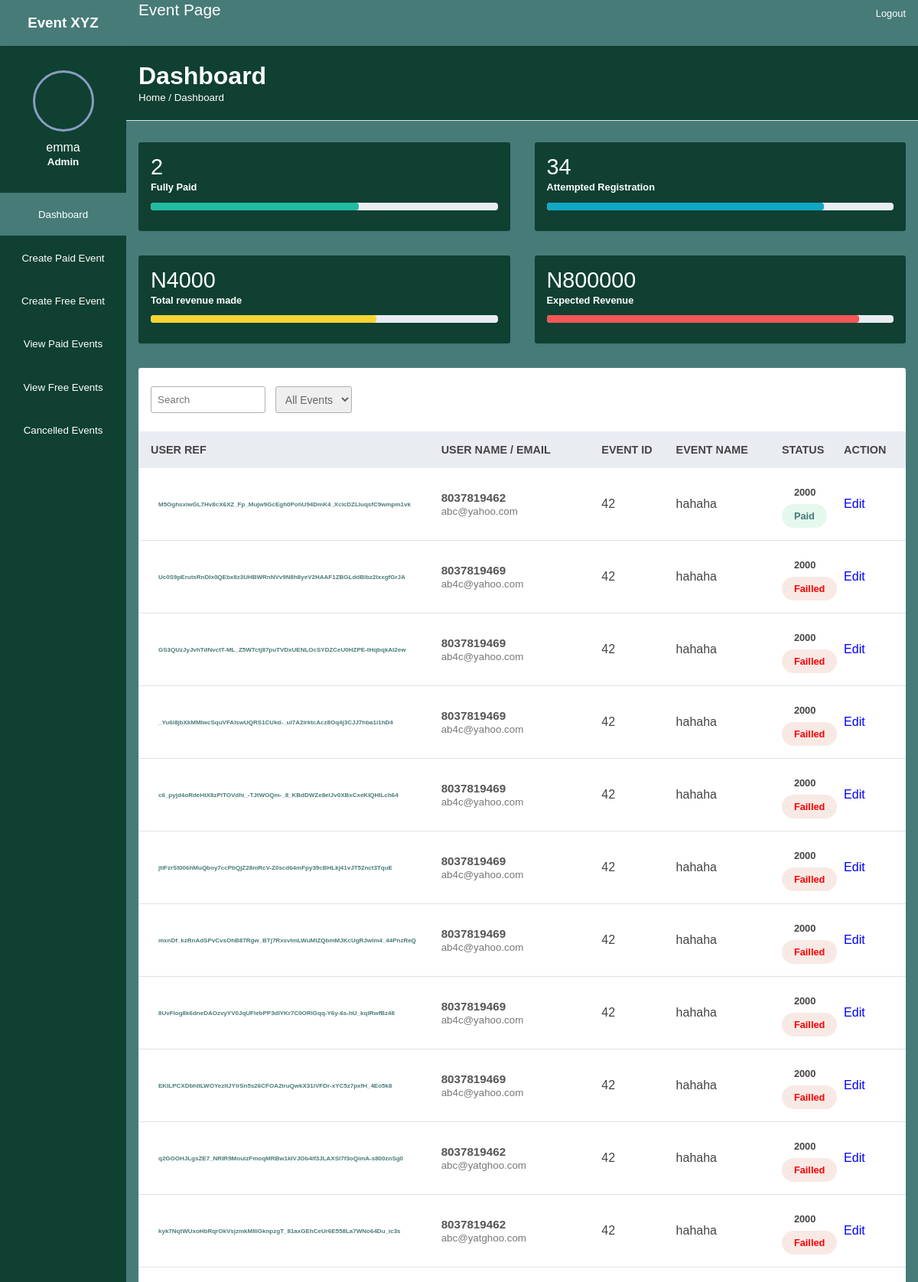
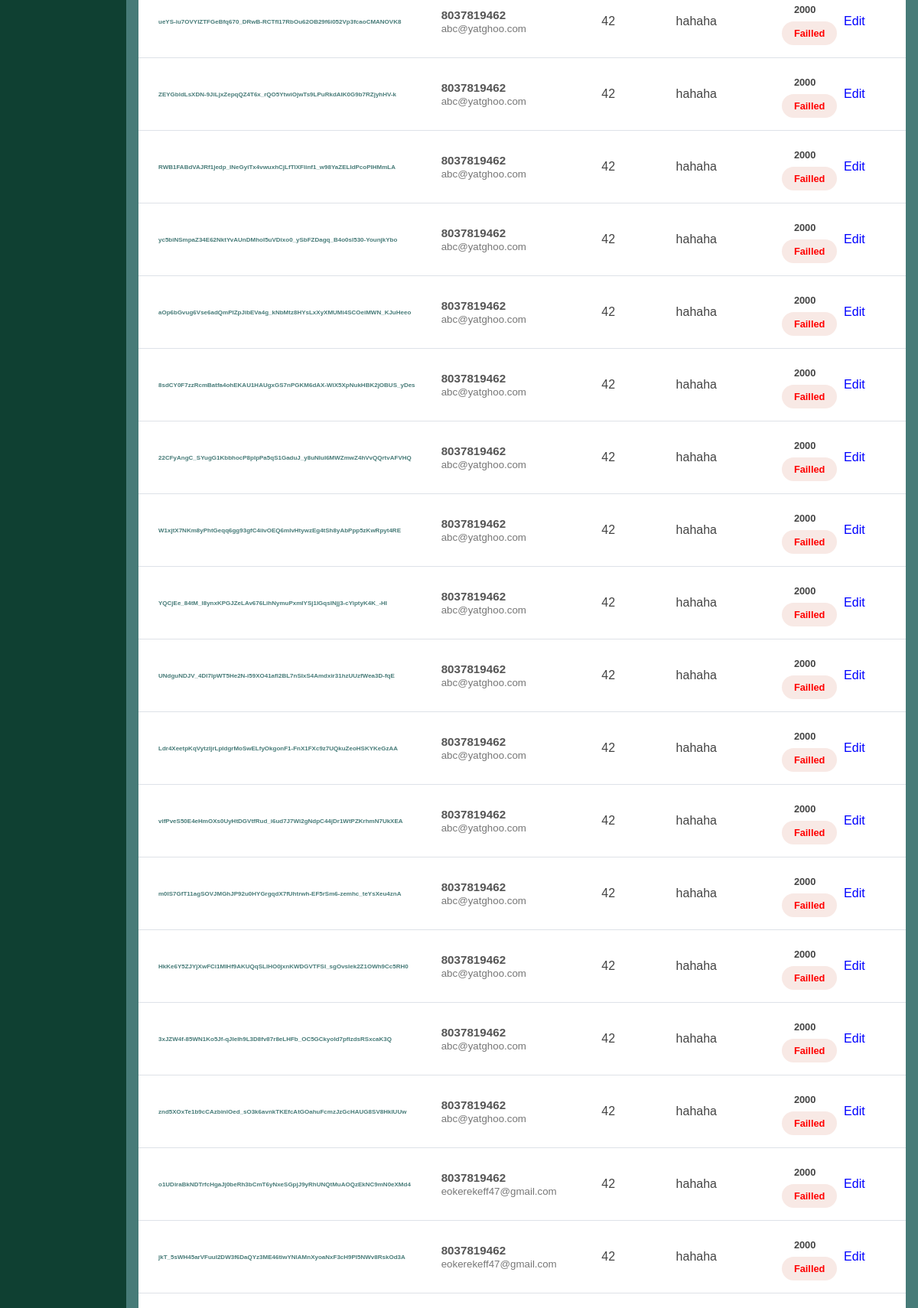
The app's page /admin-view/admin-candidate/42 (signed in, upper part) with its own data (2 pictures, top to bottom).
### AdminSection/models.py (models this page shows, shortened)
class Customer(models.Model):
    email = models.CharField(max_length=100)
    phone = models.IntegerField()
    event_id = models.CharField(max_length=100)
    ref = models.CharField(max_length=200,  null=True,)
    verified = models.BooleanField(default=False)
    date_created = models.DateTimeField(auto_now=True)
    amount = models.PositiveIntegerField(null=True, blank=True)
    event_name = models.CharField(max_length=100)
    event_date = models.DateTimeField(null=True, blank=True)
    class Meta:
        ordering = ()

### AdminSection/views.py (the view)
# urls.py: path("admin-candidate/<int:pk>", views.view_details, name="candidate"),
def view_details(request, pk):
    poll=Event.objects.get(pk=pk)
    eventId = poll.id
    a = poll.space_capacity
    b = poll.price
    c = int(a) * int(b)
    paid_candidates = Customer.objects.filter(event_id=eventId, verified=True)
    reg_candidates = Customer.objects.filter(event_id=eventId)
    booking = Customer.objects.filter(event_id=eventId)
    total_it = Customer.objects.filter(event_id=eventId, verified=True).aggregate(Sum("amount"))['amount__sum']
    context={
        'paid_candidate_count': paid_candidates.count(),
        'reg_candidate_count': reg_candidates.count(),
        'candidate': booking,
        'total_it': total_it,
        'c': c
    }
    return render(request, "admin.html", context)

### AdminSection/templates/admin.html (shortened to what this page needs)
{%extends 'base.html' %}
{%block details%}
{% if user.is_superuser %}
<div class="analytics">
    <div class="card">
        <div class="card-head">
            <h2>{{paid_candidate_count}}</h2>
        </div>
        <div class="card-progress">
            <small>Fully Paid</small>
            <div class="card-indicator">
                <div class="indicator one" style="width: 60%"></div>
            </div>
        </div>
    </div>
    <div class="card">
        <div class="card-head">
            <h2>{{reg_candidate_count}}</h2>
        </div>
        <div class="card-progress">
            <small>Attempted Registration</small>
            <div class="card-indicator">
                <div class="indicator two" style="width: 80%"></div>
            </div>
        </div>
    </div>
    {%if total_it%}
    <div class="card">
        <div class="card-head">
            <h2>N{{total_it}}</h2>
        </div>
        <div class="card-progress">
            <small>Total revenue made</small>
            <div class="card-indicator">
                <div class="indicator three" style="width: 65%"></div>
            </div>
        </div>
    </div>
    {%endif%}
    {%if c%}
    <div class="card">
        <div class="card-head">
            <h2>N{{c}}</h2>
        </div>
        <div class="card-progress">
            <small>Expected Revenue</small>
            <div class="card-indicator">
                <div class="indicator four" style="width: 90%"></div>
            </div>
        </div>
    </div>
    {%endif%}
</div>
{% endif %}
{%endblock%}
{% block content%}
{% if user.is_superuser %}
<div class="record-header">
    <div class="browse">
       <input type="search" placeholder="Search" class="record-search">
        <select name="" id="">
            <option value="">All Events</option>
        </select>
    </div>
</div>
<div>
    <table width="100%">
        <thead>
            <tr>
                <th>USER REF</th>
                <th> USER NAME / EMAIL</th>
                <th> EVENT ID</th>
                <th> EVENT NAME</th>
                <th> STATUS</th>
                <th> ACTION</th>
            </tr>
        </thead>
        <tbody>
            {% for candidates in candidate %}
            <tr>
                <td style="font-size: 8px; max-width: 270px;" >
                    <div style="padding: 10px;" >
                        {{candidates.ref}}
                    </div>
                </td>
                <td>
                    <div class="client">
                        <div class="client-info" style="max-width: 10px;">
                            <h4>    {{candidates.phone}} </h4>
                            <small> {{candidates.email}} </small>
                        </div>
                    </div>
                </td>
                <td>
                    {{candidates.event_id}}
                </td>
                <td>
                    {{candidates.event_name}}
                </td>
                <td>
                    {%if candidates.verified%}
                    <div class="client-info" style="max-width: 10px;">
                        <h3>{{candidates.amount}}</h3>
                        <span class="paid">Paid</span>
                    </div>
                    {%else%}
                    <div class="client-info" style="max-width: 10px;">
                        <h3>{{candidates.amount}}</h3>
                        <span class="not-paid">Failled</span>
                    </div>
                    {%endif%}
                </td>
                <td>
                    <div class="">
                        <span class="las la-edit" style="color: blue;">Edit</span>
                    </div>
                </td>
            </tr>
            {%endfor%}
        </tbody>
    </table>
</div>
{%else%}
    <div style="color:red;"> You are not an admin. </div>
{% endif %}
</div>
{%endblock%}

### AdminSection/templates/base.html (shortened to what this page needs)
<!DOCTYPE html>
{% load static %}
<html lang="en">
<head>
    <link rel="stylesheet" href="{% static 'css/style.css' %}">
    <link rel="stylesheet" href="{% static 'css/event-details.css' %}">
    <link rel="stylesheet" href="{% static 'css/add.css' %}">
    <link rel="stylesheet" href="{% static 'toastr/toastr.min.css' %} ">
    <link rel="stylesheet" href="https://maxst.icons8.com/vue-static/landings/line-awesome/line-awesome/1.3.0/css/line-awesome.min.css">
</head>
<body>
    <div class="sidebar">
        <div class="side-header">
            {%if user.is_superuser %}
                <h3 style="color:white">Event XYZ</h3>
            {%endif%}
        </div>
        <div class="side-content">
            <div class="profile">
                <div class="profile-img bg-img">
                </div>
                <h4>{{user}}</h4>
                {%if user.is_superuser%}
                <small>Admin</small>
                {%endif%}
            </div>
            <div class="side-menu">
                <ul>
                    <li>
                      <a href = {% url 'admin_events_page'%} class='active'>
                            <small>Dashboard</small>
                        </a>
                    </li>
                    <li>
                      <a href = {% url 'paid_event'%}>
                            <small> Create Paid Event</small>
                    </li>
                    <li>
                      <a href = {% url 'free_event'%}>
                             <small> Create Free Event</small>
                     </li>
                    <li>
                      <a href = {% url 'paid-event-page'%}>
                            <small>View Paid Events</small>
                    </li>
                    <li>
                      <a href = {% url 'free-event-page'%}>
                            <small>View Free Events</small>
                    </li>
                    <li>
                      <a href = {% url 'cancelled_event_page'%}>
                            <small>Cancelled Events</small>
                        </a>
                    </li>
                </ul>
            </div>
        </div>
    </div>
    <div class="main-content">
        <header>
            {% if user.is_superuser %}
            <div class="header-content">
                <label for="menu-toggle" style="color:white">
                    <span><a href="{%url 'user_events_page'%}">Event Page</a></span>
                </label>
                <div class="header-menu">
                    <div class="user">
                        <a href="{%url 'logout' %}">
                            <span>Logout</span>
                        </a>
                    </div>
                </div>
            </div>
            {%endif%}
        </header>
        <main>
            <div class="page-header">
                <h1>Dashboard</h1>
                <small>Home / Dashboard</small>
            </div>
            <div class="page-content">
               {%block details%}
               {%endblock%}
                <div class="records table-responsive">
                    <div>
                        {%block content%}
                        {%endblock%}
                    </div>
                </div>
            </div>
</body>
</html>

### AdminSection/static/css/event-details.css (style rules this page uses)
:root { --main-color: #477b78;; --color-dark: #0f4032;; --text-grey: #B0B0B0; --tgreen:#477b78; --cadet-blue-crayola: hsl(220, 14%, 75%); --dark-electric-blue: hsl(217, 9%, 45%); --shamrock-green: hsl(146, 51%, 41%); --sea-green_10: hsla(146, 75%, 30%, 0.1); --eerie-black: hsl(218, 12%, 13%); --ghost-white: hsl(230, 60%, 98%); --sea-green: hsl(146, 75%, 30%); --honeydew: hsl(146, 74%, 94%); --white: hsl(0, 0%, 100%); --black: hsl(0, 0%, 0%); --ff-kumbh-sans: 'Kumbh Sans', sans-serif; --fs-1: 2.8rem; --fs-2: 1.8rem; --fs-3: 1.5rem; --fs-4: 1.2rem; --fs-5: 0.9rem; --fw-500: 500; --fw-700: 700; --shadow-1: 0 2px 3px hsla(0, 0%, 0%, 0.2); --shadow-2: 0 10px 30px -10px var(--sea-green); --radius-circle: 50%; --radius-15: 15px; --radius-12: 12px; --radius-10: 10px; --radius-6: 6px; --transition-1: 0.25s ease; --transition-2: 0.5s ease; --cubic-out: cubic-bezier(0.33, 0.85, 0.4, 0.96); }
li { list-style: none; }
a { color: inherit; text-decoration: none; }
@media (min-width: 992px) { :root { --fs-2: 1.4rem; --fs-4: 1.3rem; } }

### AdminSection/static/css/add.css (style rules this page uses)
* { margin: 0; padding: 0; list-style: none; text-decoration: none; box-sizing: border-box; font-family: 'Montserrat', sans-serif; }
body { background: #e1ecf2; }
* { margin: 0; padding: 0; box-sizing: border-box; font-family: 'Poppins', sans-serif; }
.input-field input, select { outline: none; font-size: 14px; font-weight: 400; color: #333; border-radius: 5px; border: 1px solid #aaa; padding: 0 15px; height: 42px; margin: 8px 0; }

### records on screen
Customer: ref "M5OghsxiwGL7Hv8cX6XZ_Fp_Mujw9GcEgh0PohU94DmK4_XclcDZLIuqsfC9wmpm1vk", phone "8037819462", email "abc@yahoo.com", event_id "42", event_name "hahaha", amount "2000"
Customer: ref "Uc0S9pErutsRnDIx0QEbx8z3UHBWRnNVv9N8h8yeV2HAAF1ZBGLddBlbz2lxxgfGrJA", phone "8037819469", email "ab4c@yahoo.com", event_id "42", event_name "hahaha", amount "2000"
Customer: ref "GS3QUzJyJvhTdNvctT-ML_Z5WTctj87puTVDxUENLOcSYDZCeU0HZPE-tHqbqkAI2ew", phone "8037819469", email "ab4c@yahoo.com", event_id "42", event_name "hahaha", amount "2000"
Customer: ref "_Yu6i8jbXkMMlwcSquVFAIswUQRS1CUkd-_ul7A2irktcAcz8Oq4j3CJJ7hba1i1hD4", phone "8037819469", email "ab4c@yahoo.com", event_id "42", event_name "hahaha", amount "2000"
Customer: ref "c6_pyjd4oRdeHtX8zPlTOVdhi_-TJtWOQm-_8_KBdDWZe8elJv0XBxCxeKIQHILch64", phone "8037819469", email "ab4c@yahoo.com", event_id "42", event_name "hahaha", amount "2000"
Customer: ref "jtiFzrSt006hMuQboy7ccPbQjZ28mRcV-Z0scd64mFpy39cBHLkj41vJT52nct3TquE", phone "8037819469", email "ab4c@yahoo.com", event_id "42", event_name "hahaha", amount "2000"
Customer: ref "mxnDf_kzRnAdSPvCvsOhB87Rgw_BTj7RxsvlmLWuMlZQbmMJKcUgRJwIm4_44PnzReQ", phone "8037819469", email "ab4c@yahoo.com", event_id "42", event_name "hahaha", amount "2000"
Customer: ref "8UvFiog8k6dneDAOzvyYV0JqUFlebPP3dIYKr7C0ORlGqq-Y6y-6s-hU_kqIRwfBz48", phone "8037819469", email "ab4c@yahoo.com", event_id "42", event_name "hahaha", amount "2000"
Customer: ref "EKILPCXDbhIILWOYezltJYIrSn5s26CFOA2lruQwkX31iVFDr-xYC5z7pxfH_4Eo5k8", phone "8037819469", email "ab4c@yahoo.com", event_id "42", event_name "hahaha", amount "2000"
Customer: ref "q2GOOHJLgsZE7_NRIR9MoulzFmoqMRBw1kIVJOb4lf3JLAXSl7f3oQimA-s800znSg0", phone "8037819462", email "abc@yatghoo.com", event_id "42", event_name "hahaha", amount "2000"
Customer: ref "kyk7NqtWUxoHbRqrOkVsjzmkMlIiGknpzgT_81axGEhCeUr6E558La7WNo64Du_ic3s", phone "8037819462", email "abc@yatghoo.com", event_id "42", event_name "hahaha", amount "2000"
Customer: ref "ueYS-iu7OVYIZTFGeBfq670_DRwB-RCTfI17RbOu62OB29f6i052Vp3fcaoCMANOVK8", phone "8037819462", email "abc@yatghoo.com", event_id "42", event_name "hahaha", amount "2000"
Customer: ref "ZEYGbldLsXDN-9JiLjxZepqQZ4T6x_rQO5YtwiOjwTs9LPuRkdAIK0G9b7RZjyhHV-k", phone "8037819462", email "abc@yatghoo.com", event_id "42", event_name "hahaha", amount "2000"
Customer: ref "RWB1FABdVAJRf1jedp_INeGyiTx4vwuxhCjLfTlXFlinf1_w98YaZELIdPcoPIHMmLA", phone "8037819462", email "abc@yatghoo.com", event_id "42", event_name "hahaha", amount "2000"
Customer: ref "yc5biNSmpaZ34E62NktYvAUnDMhoI5uVDixo0_ySbFZDagq_B4o0sl530-YounjkYbo", phone "8037819462", email "abc@yatghoo.com", event_id "42", event_name "hahaha", amount "2000"
Customer: ref "aOp6bGvug6Vse6adQmPlZpJibEVa4g_kNbMtz8HYsLxXyXMUMi4SCOeiMWN_KJuHeeo", phone "8037819462", email "abc@yatghoo.com", event_id "42", event_name "hahaha", amount "2000"
Customer: ref "8sdCY0F7zzRcmBatfa4ohEKAU1HAUgxGS7nPGKM6dAX-WiX5XpNukHBK2jOBUS_yDes", phone "8037819462", email "abc@yatghoo.com", event_id "42", event_name "hahaha", amount "2000"
Customer: ref "22CFyAngC_SYugG1KbbhocP8pIpPa5qS1GaduJ_y8uNIuI6MWZmwZ4hVvQQrtvAFVHQ", phone "8037819462", email "abc@yatghoo.com", event_id "42", event_name "hahaha", amount "2000"
Customer: ref "W1xjtX7NKm8yPhtGeqq6gg93gfC4iivOEQ6mIvHtywzEg4tSh8yAbPpp5zKwRpyt4RE", phone "8037819462", email "abc@yatghoo.com", event_id "42", event_name "hahaha", amount "2000"
Customer: ref "YQCjEe_84tM_l8ynxKPGJZeLAv676LihNymuPxmIYSj1lGqsINjj3-cYiptyK4K_-HI", phone "8037819462", email "abc@yatghoo.com", event_id "42", event_name "hahaha", amount "2000"
Customer: ref "UNdguNDJV_4Dl7IpWT5He2N-i59XO41afl2BL7nSIxS4Amdxir31hzUUzfWea3D-fqE", phone "8037819462", email "abc@yatghoo.com", event_id "42", event_name "hahaha", amount "2000"
Customer: ref "Ldr4XeetpKqVytzIjrLpldgrMoSwELfyOkgonF1-FnX1FXc9z7UQkuZeoHSKYKeGzAA", phone "8037819462", email "abc@yatghoo.com", event_id "42", event_name "hahaha", amount "2000"
Customer: ref "vifPveS50E4eHmOXs0UyHtDGVtfRud_i6ud7J7Wi2gNdpC44jDr1WtPZKrhmN7UkXEA", phone "8037819462", email "abc@yatghoo.com", event_id "42", event_name "hahaha", amount "2000"
Customer: ref "m0lS7GfT11agSOVJMGhJP92u0HYGrgqdX7fUhtrwh-EF5rSm6-zemhc_teYsXeu4znA", phone "8037819462", email "abc@yatghoo.com", event_id "42", event_name "hahaha", amount "2000"
Customer: ref "HkKe6Y5ZJYjXwFCi1MlHf9AKUQqSLIHO0jxnKWDGVTFSI_sgOvsIek2Z1OWh9Cc5RH0", phone "8037819462", email "abc@yatghoo.com", event_id "42", event_name "hahaha", amount "2000"
Customer: ref "3xJZW4f-85WN1Ko5Jf-qJIelh9L3D8fv87r8eLHFb_OC5GCkyoId7pflzdsRSxcaK3Q", phone "8037819462", email "abc@yatghoo.com", event_id "42", event_name "hahaha", amount "2000"
Customer: ref "znd5XOxTe1b9cCAzbinlOed_sO3k6avnkTKEfcAtGOahuFcmzJzGcHAUG8SV8HklUUw", phone "8037819462", email "abc@yatghoo.com", event_id "42", event_name "hahaha", amount "2000"
Customer: ref "o1UDiraBkNDTrfcHgaJj0beRh3bCmT6yNxeSGpjJ9yRhUNQtMuAOQzEkNC9mN0eXMd4", phone "8037819462", email "eokerekeff47@gmail.com", event_id "42", event_name "hahaha", amount "2000"
Customer: ref "jkT_5sWH45arVFuuI2DW3f6DaQYz3ME46tiwYNlAMnXyoaNxF3cH9PI5NWv8RskOd3A", phone "8037819462", email "eokerekeff47@gmail.com", event_id "42", event_name "hahaha", amount "2000"

### other values on screen
{{ user }} "emma"
{{ paid_candidate_count }} "2"
{{ reg_candidate_count }} "34"
{{ total_it }} "4000"
{{ c }} "800000"
